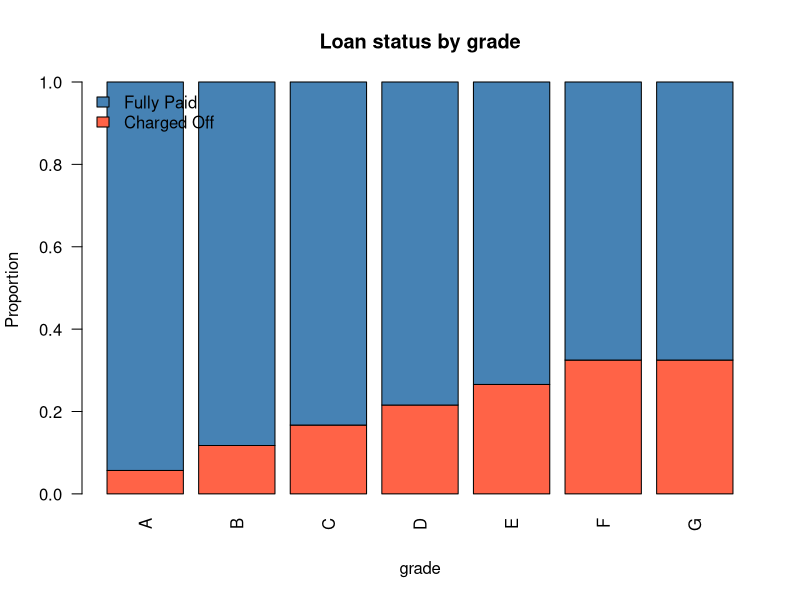
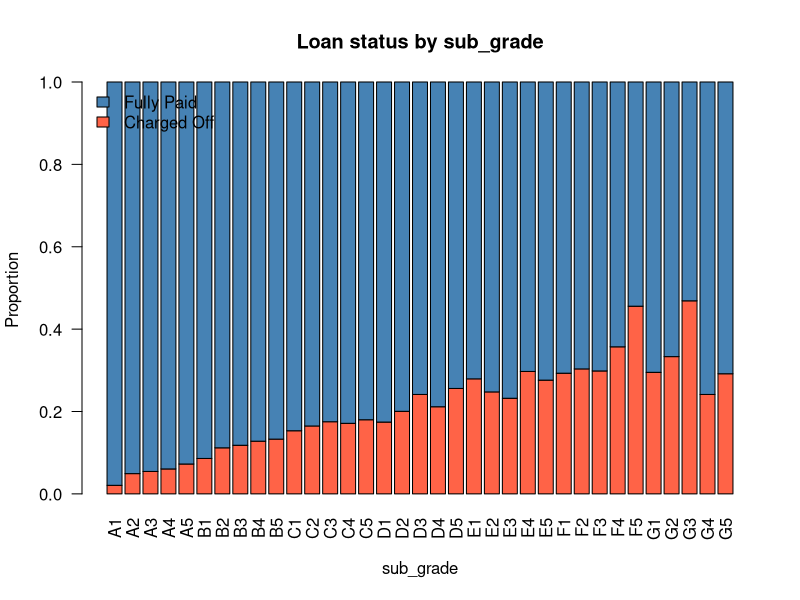
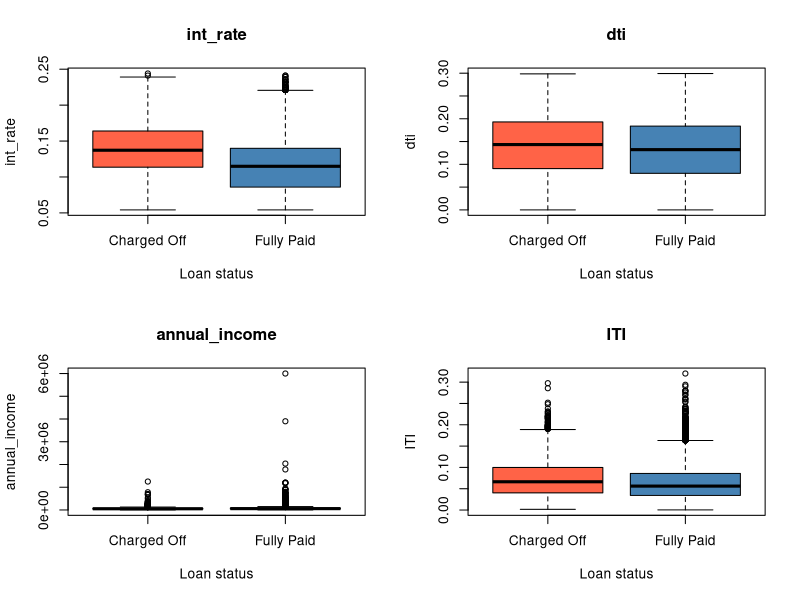
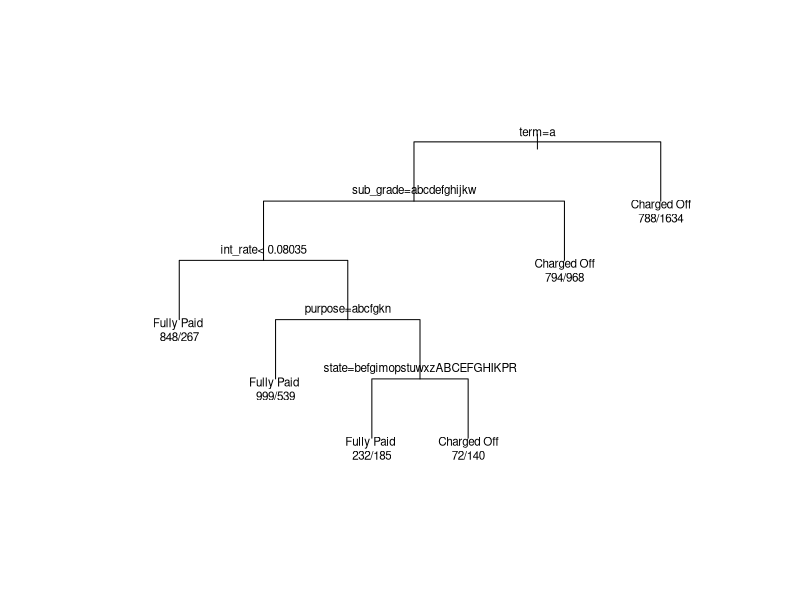

Generate these figures, in order, with R: (Note: this script raises an error after producing the figures.)
# Run from the folder containing this file: Rscript solution.R
# Required package: rpart (included in standard R recommended packages).
# Models are selected using training data only. Positive = Charged Off.
options(stringsAsFactors = FALSE, width = 120)
library(rpart)
set.seed(2406)
dir.create('results', showWarnings = FALSE)
sink('results/R_output.txt', split = TRUE)
write_result <- function(x, name) {
  print(x)
  write.csv(x, file.path('results', paste0(name, '.csv')), row.names = FALSE)
}
train <- read.csv('data/trainset.csv')
bal <- read.csv('data/trainset.bal.csv')
test <- read.csv('data/testset.csv')
cat('\nDATA CHECKS\n')
for (nm in c('train','bal','test')) {
  d <- get(nm)
  cat(nm, ':', nrow(d), 'rows;', sum(is.na(d)), 'missing cells;',
      sum(duplicated(d$id)), 'duplicate IDs\n')
  stopifnot(!anyNA(d), !anyDuplicated(d$id), all(d$annual_income > 0))
}
stopifnot(!length(intersect(train$id, test$id)), all(bal$id %in% train$id))
# No imputation, winsorisation or row deletion is necessary for these files.
# Add ITI to ALL THREE data frames.
train$ITI <- 12 * train$installment / train$annual_income
bal$ITI <- 12 * bal$installment / bal$annual_income
test$ITI <- 12 * test$installment / test$annual_income


## Question 1
cat('\nQuestion 1: grade / sub_grade and loan_status (original training set)\n')
rate_table <- function(d, variable) {
  t <- table(d[[variable]], factor(d$loan_status, levels=c('Fully Paid','Charged Off')))
  data.frame(Level=rownames(t), Fully_Paid=t[,1], Charged_Off=t[,2],
             Charged_Off_Percent=100*t[,2]/rowSums(t), row.names=NULL)
}
grade_tab <- rate_table(train, 'grade')
subgrade_tab <- rate_table(train, 'sub_grade')
write_result(grade_tab, 'Q1_grade')
write_result(subgrade_tab, 'Q1_sub_grade')
pdf('results/Q1_stacked_bars.pdf', width=12, height=7)
for (v in c('grade','sub_grade')) {
  tab <- table(train$loan_status, train[[v]])
  barplot(prop.table(tab, 2), col=c('tomato','steelblue'), las=2,
          main=paste('Loan status by', v), ylab='Proportion', xlab=v,
          legend.text=rownames(tab), args.legend=list(x='topleft', bty='n'))
}
dev.off()


cat("\nBrief explanation — Question 1\n")
cat("The charged-off rate generally increases as credit quality worsens: 5.68% for grade A, 11.75% for B, 16.71% for C, 21.57% for D, 26.57% for E, and about 32.49% for F and G. Sub-grades show additional differences within grades, although the pattern is not perfectly monotonic and small groups are less stable. For example, A1 has a 2.08% charged-off rate versus 7.26% for A5. Use sub_grade to retain this finer information and exclude grade as required. Because grade is determined by sub_grade, including both would be redundant; these descriptive rates alone do not prove sub_grade predicts better on new data.", "\n")

## Question 2
cat('\nQuestion 2: concise exploration using original training data\n')
write_result(rate_table(train, 'loan_status'), 'Q2_outcome')
for (v in c('term','home_ownership','purpose'))
  write_result(rate_table(train,v), paste0('Q2_',v))
num_vars <- c('annual_income','dti','installment','int_rate','loan_amount','total_acc','ITI')
num_summary <- do.call(rbind, lapply(split(train, train$loan_status), function(d)
  do.call(rbind, lapply(num_vars, function(v) data.frame(
    Outcome=d$loan_status[1], Variable=v, N=nrow(d), Min=min(d[[v]]),
    Median=median(d[[v]]), Mean=mean(d[[v]]), Max=max(d[[v]]))))))
write_result(num_summary, 'Q2_numeric_summary')
pdf('results/Q2_boxplots.pdf', width=10, height=8)
par(mfrow=c(2,2))
for (v in c('int_rate','dti','annual_income','ITI'))
  boxplot(train[[v]] ~ train$loan_status, main=v, xlab='Loan status', ylab=v,
          col=c('tomato','steelblue'))
dev.off()


cat("\nBrief explanation — Question 2\n")
cat("The original training data are imbalanced: 3,733 of 26,235 loans (14.23%) were charged off. The charged-off rate is 25.44% for 60-month loans versus 10.60% for 36-month loans. Small-business loans have a 26.87% charged-off rate versus 14.85% for debt consolidation. Charged-off borrowers have higher median interest rates (13.72% versus 11.49%) and lower median annual income (54,000 versus 60,000). Mean income exceeds median income in both groups, and very high incomes indicate a right-skewed distribution. There are no missing cells or duplicate IDs within the supplied datasets, so no imputation or duplicate removal was needed. These are associations, not evidence of causation.", "\n")

## Question 3
cat('\nQuestion 3: observed term values\n')
print(table(train$term))
# Use an unordered factor: the observed loan products are 36 and 60 months.

cat("\nBrief explanation — Question 3\n")
cat("Treat term as categorical: the data contain two loan products, 36 and 60 months, rather than a broad continuous range. This directly compares their risks without extrapolating to unobserved terms. With only these two distinct values, a numeric term and a two-level factor span the same logistic-regression model space and give the same fitted probabilities; the factor is clearer to interpret.", "\n")

## Question 4
cat('\nQuestion 4: ITI = 12 * installment / annual_income\n')
write_result(data.frame(Min=min(train$ITI), Median=median(train$ITI),
                       Mean=mean(train$ITI), Max=max(train$ITI)), 'Q4_ITI_summary')

# Set response reference so binomial glm estimates P(Charged Off).
classes <- c('Fully Paid','Charged Off')
cat_vars <- c('state','emp_length','home_ownership','purpose','sub_grade',
              'term','verification_status')
for (nm in c('train','bal','test')) {
  d <- get(nm)
  d$loan_status <- factor(d$loan_status, levels=classes)
  for (v in cat_vars) {
    # Learn levels from original training data, never from test outcomes.
    lv <- sort(unique(train[[v]]))
    d[[v]] <- factor(d[[v]], levels=lv)
  }
  stopifnot(!anyNA(d))
  assign(nm, d)
}
xvars <- setdiff(names(train), c('id','grade','loan_status'))
form <- reformulate(xvars, response='loan_status')
metrics <- function(actual, predicted) {
  cm <- table(Actual=factor(actual,levels=classes), Predicted=factor(predicted,levels=classes))
  tn<-cm[1,1]; fp<-cm[1,2]; fn<-cm[2,1]; tp<-cm[2,2]
  data.frame(TN=unname(tn), FP=unname(fp), FN=unname(fn), TP=unname(tp),
    FPR=unname(fp/(fp+tn)), FNR=unname(fn/(fn+tp)),
    Accuracy=unname((tn+tp)/sum(cm)))
}
glm_class <- function(m,d) factor(ifelse(predict(m,d,type='response')>=0.5,
                                         'Charged Off','Fully Paid'), levels=classes)
complexity_glm <- function(m) m$rank # estimable coefficients, including intercept
complexity_cart <- function(m) sum(m$frame$var != '<leaf>')


cat("\nBrief explanation — Question 4\n")
cat("ITI equals 12 times the monthly installment divided by annual income. Its minimum, median, mean and maximum are 0.00033568, 0.05749909, 0.06549334 and 0.320262, respectively. Thus, the median scheduled annual loan repayment is about 5.75% of annual income. A higher ITI indicates a larger repayment burden relative to income and may help identify repayment difficulty. Median ITI is 6.63% for charged-off loans versus 5.61% for fully paid loans. This ratio is created in all three datasets, without treating it as a percentage in the model.", "\n")

## Question 5
cat('\nQuestion 5: logistic regression on original training data\n')
lr_original <- glm(form, data=train, family=binomial())
stopifnot(lr_original$converged)
pred_original <- glm_class(lr_original, test)
cm_original <- table(Actual=test$loan_status, Predicted=pred_original)
print(cm_original)
write.csv(as.data.frame.matrix(cm_original), 'results/Q5_confusion_matrix.csv')
write_result(metrics(test$loan_status,pred_original), 'Q5_metrics')


cat("\nBrief explanation — Question 5\n")
cat("Rows of the confusion matrix are actual outcomes and columns are predictions; Charged Off is positive. The model identifies only 37 of 1,600 charged-off loans and misses 1,563, giving an FNR of 97.69%. Its FPR is only 0.44%. Accuracy is 85.72%, but simply predicting Fully Paid for every test loan gives 85.77%. Therefore, the apparent accuracy hides poor identification of charged-off loans at the required 0.5 threshold.", "\n")

## Question 6
cat('\nQuestion 6: balance, full logistic regression, backward elimination, maximal and pruned CART\n')
print(table(bal$loan_status)); print(prop.table(table(bal$loan_status)))
# Question 6(i): Logistic regression with all predictors
lr_full <- glm(form, data=bal, family=binomial())
stopifnot(lr_full$converged)
# Question 6(ii): Optimised logistic regression
# Backward elimination by term-wise likelihood-ratio p-values (alpha = 0.05).
# Multi-level factors are removed as whole variables, not individual levels.
lr_opt <- lr_full
elimination <- data.frame(Step=integer(), Removed=character(), P_value=numeric())
repeat {
  dt <- drop1(lr_opt, test='Chisq')
  pv <- dt[-1, 'Pr(>Chi)']; names(pv) <- rownames(dt)[-1]
  if (!length(pv) || all(is.na(pv)) || max(pv,na.rm=TRUE)<=0.05) break
  worst <- names(which.max(pv))
  elimination <- rbind(elimination, data.frame(Step=nrow(elimination)+1,
                         Removed=worst, P_value=unname(pv[worst])))
  lr_opt <- update(lr_opt, paste('. ~ . -', worst))
  stopifnot(lr_opt$converged)
}
write_result(elimination, 'Q6_backward_elimination')
cat('Optimised logistic formula:\n'); print(formula(lr_opt))
write.csv(coef(summary(lr_opt)), 'results/Q6_logistic_coefficients.csv')
# Maximal = no cost-complexity pre-pruning; standard rpart size/depth limits retained.
# minsplit=20, minbucket=7, maxdepth=30; not a guaranteed fully pure tree.
fit_cart <- function(d, vars, seed) {
  set.seed(seed)
  rpart(reformulate(vars,'loan_status'), data=d, method='class',
        parms=list(split='gini'),
        control=rpart.control(cp=0, minsplit=20, minbucket=7, maxdepth=30,
                              xval=10, maxsurrogate=0))
}
prune_1se <- function(m) {
  ct <- m$cptable
  i <- which.min(ct[,'xerror'])
  cutoff <- ct[i,'xerror'] + ct[i,'xstd']
  eligible <- which(ct[,'xerror']<=cutoff)
  j <- eligible[which.min(ct[eligible,'nsplit'])]
  prune(m, cp=ct[j,'CP'])
}
# Question 6(iii): Maximal CART
cart_max <- fit_cart(bal, xvars, 2406)
# Question 6(iv): Optimised CART (10-fold CV, 1SE)
cart_opt <- prune_1se(cart_max)
write_result(as.data.frame(cart_max$cptable), 'Q6_CART_cv')
models <- list('Logistic (all predictors)'=lr_full, 'Logistic (backward p-value)'=lr_opt,
               'Maximal CART'=cart_max, 'CART (10-fold CV, 1SE)'=cart_opt)
preds <- lapply(models, function(m) if (inherits(m,'glm')) glm_class(m,test)
                else predict(m,test,type='class'))
q6 <- do.call(rbind,lapply(seq_along(models),function(i) {
  m <- models[[i]]
  data.frame(Model=names(models)[i], Complexity=if(inherits(m,'glm'))
    complexity_glm(m) else complexity_cart(m), metrics(test$loan_status,preds[[i]]))
}))
rownames(q6)<-NULL
write_result(q6, 'Q6_model_comparison')
pdf('results/Q6_pruned_CART.pdf', width=14,height=9)
if (complexity_cart(cart_opt)>0) {plot(cart_opt,uniform=TRUE,margin=0.15); text(cart_opt,use.n=TRUE,cex=0.7)} else {plot.new();text(0.5,0.5,'1SE selected an intercept-only tree')}
dev.off()


cat("\nBrief explanation — Question 6\n")
cat("The balanced training set contains 3,733 loans per class (50% each). Backward elimination reduces logistic complexity from 114 to 97 estimated coefficients, including the intercept, while slightly reducing both FPR (35.63% to 35.45%) and FNR (36.88% to 36.19%). Pruning reduces CART from 392 to 5 splits and lowers FNR from 41.19% to 29.50%, but raises FPR from 44.85% to 46.50%. For the CEO, backward logistic regression provides the best test accuracy among these balanced-data models and a more even error trade-off; pruned CART misses fewer charged-off loans but flags many more fully paid loans. The final choice depends on the financial costs of these two errors. Selection and pruning used training data only, with no threshold tuning on the test set.", "\n")

## Question 7
cat('\nQuestion 7: CART recursive feature elimination\n')
# Recursive elimination ranks original variables using CART importance.
# Each OUTER training fold builds its own elimination path; its validation fold
# never influences rankings or inner 10-fold pruning. Test set is used only at end.
# At each size, prune by the SAME 1SE rule as Q6 for a like-for-like comparison.
rfe_path <- function(d, seed, validation=NULL) {
  remaining <- xvars; out <- list()
  while(length(remaining)) {
    maximal <- fit_cart(d, remaining, seed)
    fitted <- prune_1se(maximal)
    imp <- setNames(rep(0,length(remaining)), remaining)
    available <- intersect(names(maximal$variable.importance),remaining)
    imp[available] <- maximal$variable.importance[available]
    entry <- list(vars=remaining, model=fitted)
    if(!is.null(validation)) {
      p <- predict(fitted,validation,type='class')
      entry$correct <- sum(p==validation$loan_status)
      entry$n <- nrow(validation)
    }
    out[[as.character(length(remaining))]] <- entry
    # Deterministic alphabetical tie-break when importances tie.
    remove <- names(sort(imp))[1]
    remaining <- setdiff(remaining,remove)
  }
  out
}
set.seed(2406)
fold <- integer(nrow(bal))
for (cl in classes) {
  idx <- which(bal$loan_status==cl)
  fold[idx] <- sample(rep(1:10,length.out=length(idx)))
}
cv_scores <- matrix(NA_real_,10,length(xvars))
for (k in 1:10) {
  cat('RFE validation fold',k,'of 10\n'); flush.console()
  path <- rfe_path(bal[fold!=k,], seed=2406+100*k, validation=bal[fold==k,])
  for(s in seq_along(xvars)) cv_scores[k,s] <- path[[as.character(s)]]$correct/path[[as.character(s)]]$n
}
rfe_cv <- data.frame(Variables=seq_along(xvars), CV_Accuracy=colMeans(cv_scores),
                     SE=apply(cv_scores,2,sd)/sqrt(10))
write_result(rfe_cv,'Q7_RFE_CV')
# Maximise CV accuracy; select fewer variables if tied.
best_size <- which.max(rfe_cv$CV_Accuracy)
full_path <- rfe_path(bal,seed=2406)
cart_rfe <- full_path[[as.character(best_size)]]$model
selected <- full_path[[as.character(best_size)]]$vars
cat('RFE selected',best_size,'variables:\n'); print(selected)
write_result(data.frame(Variable=selected), 'Q7_RFE_selected_variables')
pred_rfe <- predict(cart_rfe,test,type='class')
q7 <- rbind(data.frame(Model='CART before RFE (1SE)', Complexity=complexity_cart(cart_opt),
                        metrics(test$loan_status,preds[[4]])),
            data.frame(Model='CART after RFE (1SE)', Complexity=complexity_cart(cart_rfe),
                        metrics(test$loan_status,pred_rfe)))
write_result(q7,'Q7_RFE_comparison')
cm_rfe <- table(Actual=test$loan_status,Predicted=pred_rfe)
print(cm_rfe)
write.csv(as.data.frame.matrix(cm_rfe),'results/Q7_RFE_confusion_matrix.csv')
cat('Accuracy change (percentage points):',100*diff(q7$Accuracy),'\n')

cat("\nBrief explanation — Question 7\n")
cat("RFE selects 10 of the 14 candidate predictors using training-only cross-validation. The selected variables are state, emp_length, purpose, sub_grade, term, annual_income, dti, installment, int_rate and ITI. After the same 1SE pruning rule, CART before and after RFE both have 5 splits and identical test predictions: accuracy 55.92%, FPR 46.50%, and FNR 29.50%. The observed accuracy improvement is exactly 0 percentage points, so RFE did not improve predictive accuracy in this implementation. No claim of statistical significance is warranted. Improvements reported in the supplied papers need not transfer to a different dataset or modelling procedure.", "\n")

## Question 8
cat("\nQuestion 8: Advice to the Fintech CEO (maximum 200 words)\n")
cat("Charged-off risk generally rises as loan grades worsen. Longer-term loans and small-business loans show higher charged-off rates. ITI captures repayment burden and is a useful candidate predictor.\n\nThe original-data logistic model misses 97.69% of charged-off loans at the required 0.5 threshold, despite 85.72% accuracy. Accuracy alone is therefore unsuitable for judging its usefulness.\n\nAmong the balanced-data models, backward logistic regression offers the highest test accuracy (64.45%), with FPR 35.45% and FNR 36.19%. Pruned CART is simpler and misses fewer charged-off loans (FNR 29.50%), but incorrectly flags 46.50% of fully paid loans. CART RFE provides no test-accuracy improvement.\n\nUse backward logistic regression as a candidate screening tool when both error types matter. Consider pruned CART if avoiding charged-off loans is the stronger priority and additional false alarms are acceptable. Quantify expected loan losses and profits forgone before making a final business choice. Validate performance on later loans and monitor changing borrower behaviour before operational use. These predictions support credit decisions; they do not guarantee repayment.", "\n")
saveRDS(list(original_logistic=lr_original, balanced_models=models, RFE_CART=cart_rfe,
             selected_variables=selected, fold=fold), 'results/models.rds')
writeLines(capture.output(sessionInfo()),'results/sessionInfo.txt')
sink()
